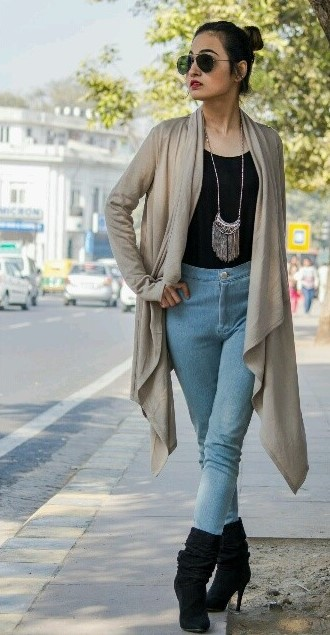
#> input picture test Images/wwhhk1csjzeoxqhbpwtk.jpg, 330 x 635 px, found by its file name
$ jupyter execute Untitled0.ipynb
#> lines starting #> are read from the running program, lines starting #| are printed output that depends on the picture
[cell 1]
import cv2
import numpy as np
import matplotlib.pyplot as plt

[cell 2]
img = cv2.imread('wwhhk1csjzeoxqhbpwtk.jpg')
#> img is the input picture: shape (635, 330, 3); mean B, G, R 146.8, 154.3, 151.1

#Imread_color  = 1
#imread_unchanged = -1

[cell 3]
graey = cv2.cvtColor(img,cv2.COLOR_BGR2GRAY)
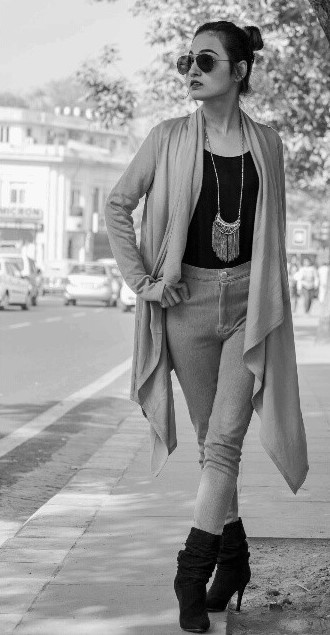
#> graey: shape (635, 330); min 0, max 255, mean 152.5

[cell 4]
cv2.imshow('image',img)
cv2.imshow('new',graey)
cv2.waitKey(0)
cv2.destroyAllWindows()

[cell 5]
plt.imshow(img,cmap='gray',interpolation = 'bicubic')

[cell 6]
plt.plot([50,100],[80,100],'c',linewidth=10)
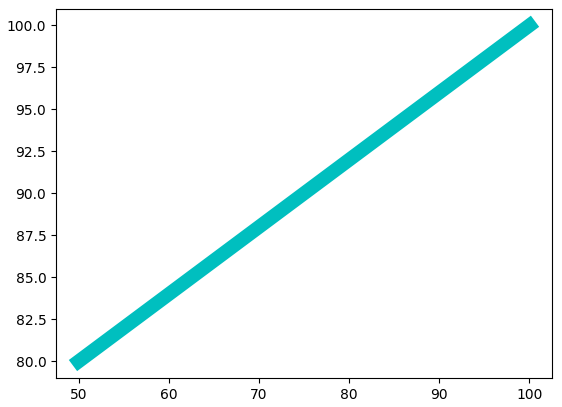
#> figure drawn by matplotlib, 1 panel

[cell 7]
plt.show()

[cell 8]
resized_image = cv2.resize(img, (256, 450))
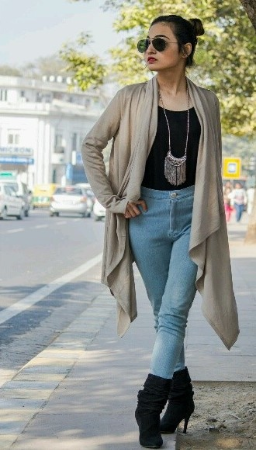
#> resized_image: shape (450, 256, 3); mean B, G, R 146.7, 154.2, 150.9
mask = np.zeros(resized_image.shape[:2],np.uint8)
bgmodel = np.zeros((1,65),np.float64)
fgdmodel = np.zeros((1,65),np.float64)
rect = (29,9,190,450)
cv2.grabCut(resized_image,mask,rect,bgmodel,fgdmodel,5,cv2.GC_INIT_WITH_RECT)
mask2 = np.where((mask==2) | (mask==0), 0 , 1).astype('uint8')
resized_image = resized_image*mask2[:,:,np.newaxis]
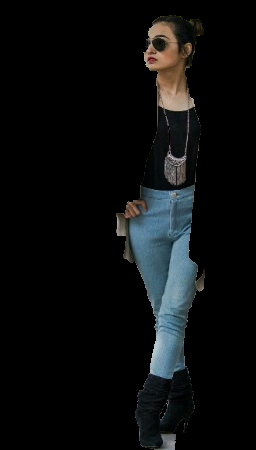
#> resized_image: shape (450, 256, 3); mean B, G, R 14.1, 13.6, 11.9
cv2.imshow('image',resized_image)
cv2.imwrite("a.jpg", resized_image)

cv2.waitKey(0)
cv2.destroyAllWindows()

[cell 9]
resized_image = cv2.resize(img, (200, 450))
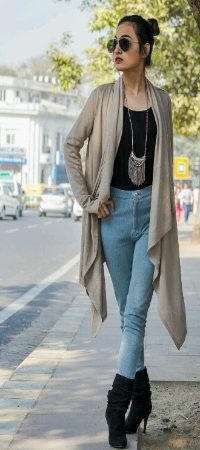
#> resized_image: shape (450, 200, 3); mean B, G, R 146.7, 154.1, 150.9
cv2.imshow('image',resized_image)

cv2.waitKey(0)
cv2.destroyAllWindows()

$ run again, with test Images/k34ox0cgkgt11qbwh78u.jpg copied over test Images/wwhhk1csjzeoxqhbpwtk.jpg
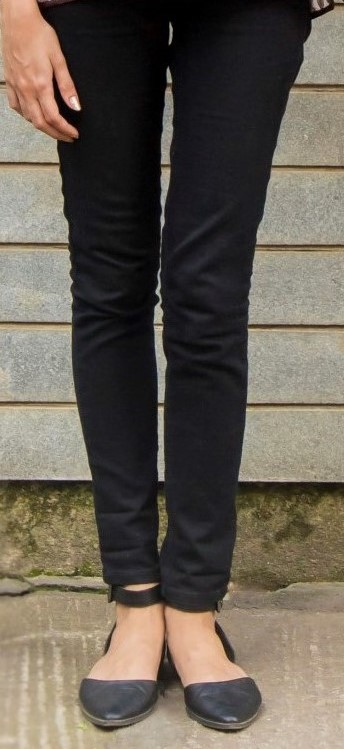
#> input picture test Images/k34ox0cgkgt11qbwh78u.jpg, 344 x 749 px, found by its file name
#> img is the input picture: shape (749, 344, 3); mean B, G, R 83.1, 93.9, 102.1
#> `resized_image = cv2.resize(img, (256, 450))`:
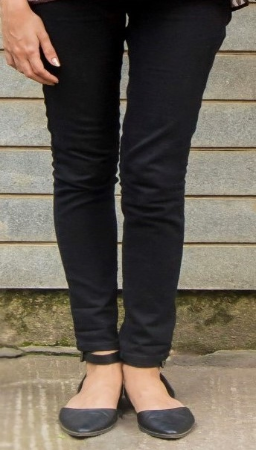
#> resized_image: shape (450, 256, 3); mean B, G, R 82.9, 93.7, 102
#> `resized_image = resized_image*mask2[:,:,np.newaxis]`:
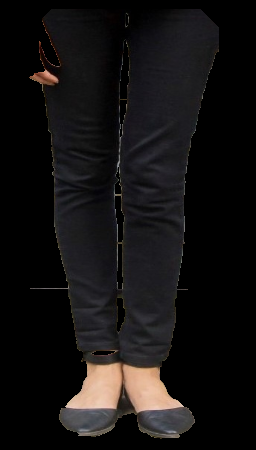
#> resized_image: shape (450, 256, 3); mean B, G, R 17.8, 17.8, 19.8

$ run again, with test Images/nrzoeaipleuz4rdfameo.jpg copied over test Images/wwhhk1csjzeoxqhbpwtk.jpg
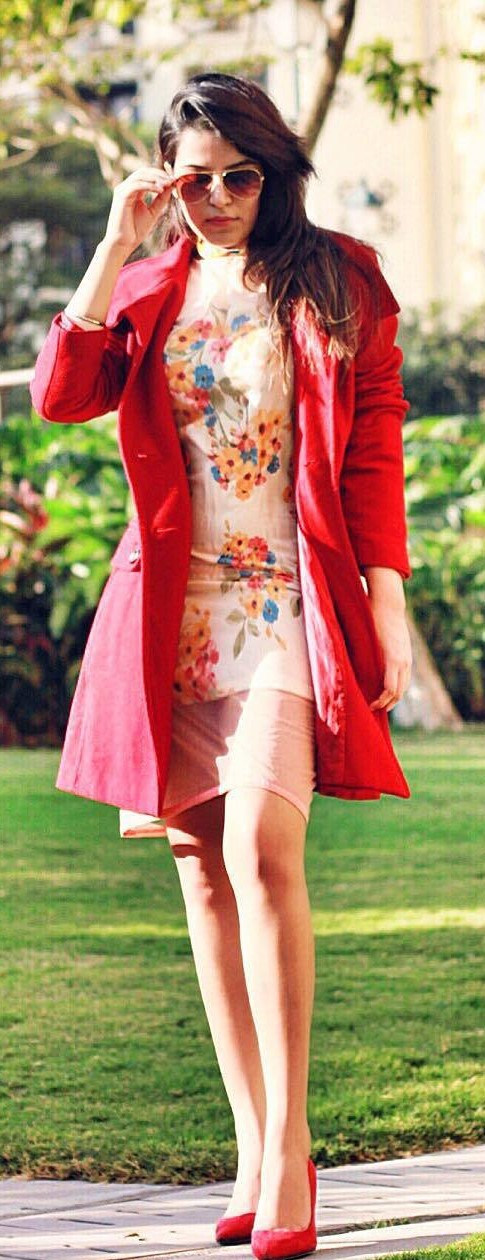
#> input picture test Images/nrzoeaipleuz4rdfameo.jpg, 485 x 1260 px, found by its file name
#> img is the input picture: shape (1260, 485, 3); mean B, G, R 109.8, 138.8, 169.9
#> `graey = cv2.cvtColor(img,cv2.COLOR_BGR2GRAY)`:
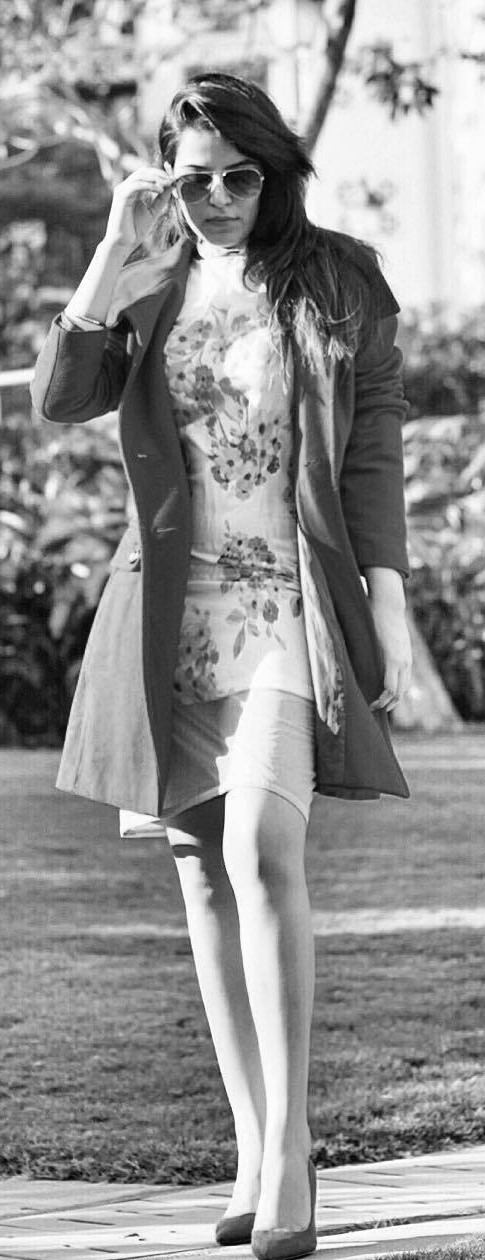
#> graey: shape (1260, 485); min 1, max 255, mean 144.8
#> `resized_image = cv2.resize(img, (200, 450))`:
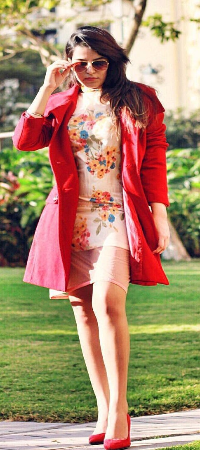
#> resized_image: shape (450, 200, 3); mean B, G, R 109.7, 138.7, 169.8
